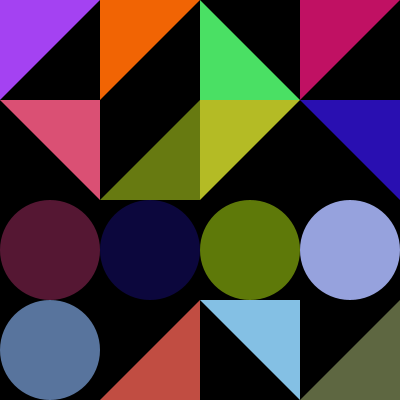
Frame 1 (no input)
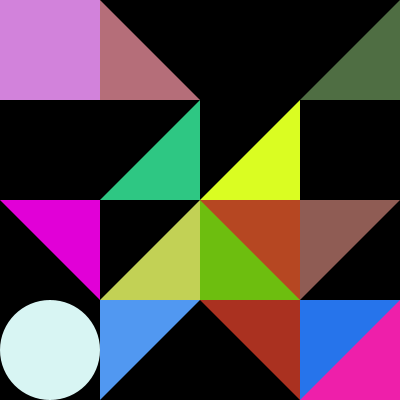
Frame 60 (the mouse pressed at the canvas centre just before this capture)
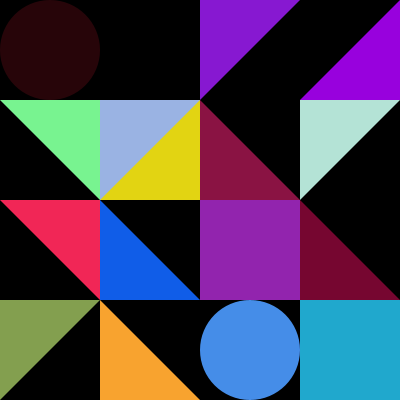
Frame 120 (the mouse held since frame 60 and released just before this capture)

The Processing sketch that drew these frames (run headless with seeded random() and noise(); from frame 60 on, the mouse is pressed at the canvas centre):

// Processing sketch: color_square_array
// ── color_square_array.pde
int x=100;
int y=100;
int r,g,b;
int bg;
int[] coordinates = {0,0,0,3,3,0,1,1,3,3,2,2,}; // remember it starts at 0,0 ;-)
void setup() {
  size(400,400);
}

void draw() {
  
  background(bg);
  fill(255,0,0);

  // this adds a blinking cursor after your text, at the expense of redrawing everything every frame

  noFill();
  noStroke();
  for (int i=0; i<width/x; i++) { 
    for (int j=0; j<height/y; j++) {fill(random(0,255),random(0,255),random(0,255));
      delay(20);
      r = int(random(6));
      if (r==0) {  
      ellipseMode(CORNER);
      ellipse(i*x,j*y,x,y);
      }
      if (r==1){
      triangle(i*x,j*y,i*x+x,j*y,i*x,j*y+y);
      }
      if (r==2){
      triangle(i*x,j*y,i*x+x,j*y+y,i*x,j*y+y);
      }
      if (r==3){
      triangle(i*x,j*y,i*x+x,j*y,i*x+x,j*y+y);
      }
      if(r==4){
      triangle(i*x,j*y+y,i*x+x,j*y,i*x+x,j*y+y);
      }
      if (r==5){
      rect(i*x,i*y,x,y);
      }
   
}
  
//  for (int i=0; i<coordinates.length; i+=2)  {
//    fill(random(0,255),random(0,255),random(0,255)); 
//    rect (coordinates[i]*x,coordinates[i+1]*y,x,y);
//  }

}
}
